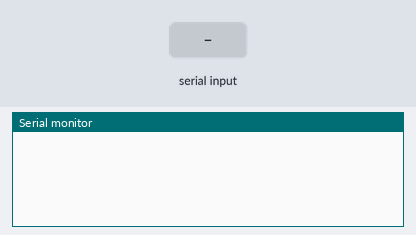
The sketch below on a simulated Arduino Uno, built with avr-gcc and run on an emulated ATmega328P. Shown: the last lines printed to the serial monitor. The test bench sets the inputs (shaded band).

Above: at 1.2 s.
1.3 s: "90,45\n" received over Serial
At 1.6 s:
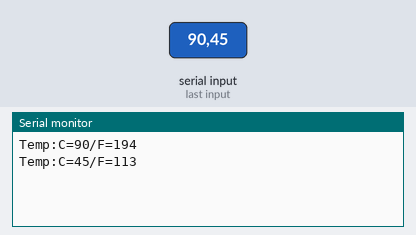
2.8 s: "30,150\n" received over Serial
At 4.7 s:
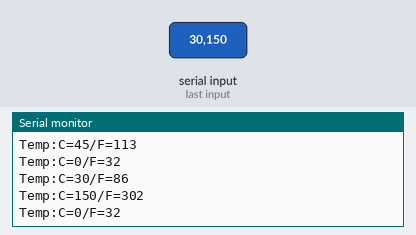
Timing chart, 0 to 6.2 s (numbered marks = the images above; inputs shaded):
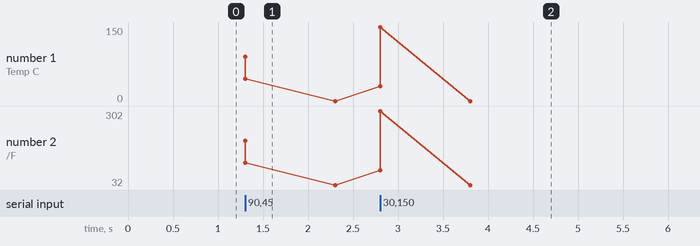

Measured:
- after the input at 1.3 s, the serial monitor: prints a new line at once (image 1)
- after the input at 2.8 s, the serial monitor: prints a new line at once (image 2)

The sketch:

test2.ino
```cpp
void setup()
{
  Serial.begin(115200);
}

void loop()
{
  if(Serial.available()) //判斷串列埠是否有文字
  {
    int num =Serial.parseInt(); //儲存輸入的文字
    Serial.print("Temp:C=");
    Serial.print(num);
    Serial.print("/F=");
    Serial.println(num*9/5+32); //先乘除後加減
  }
}
```
